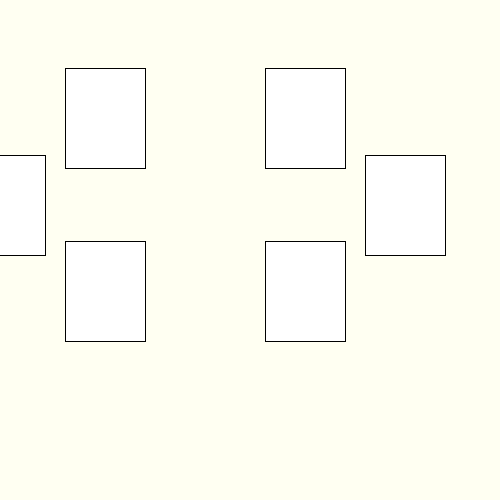
Frame 1 (no input)
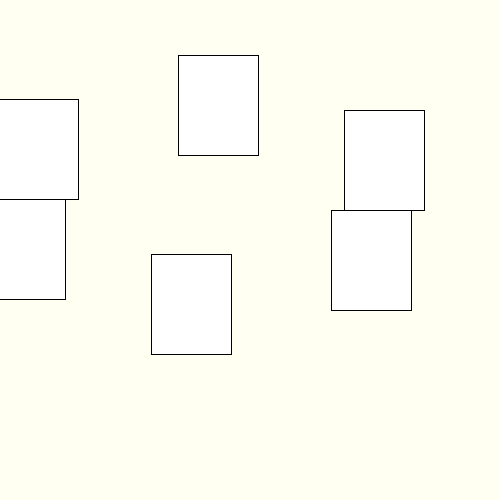
Frame 60 (the mouse pressed at the canvas centre just before this capture)
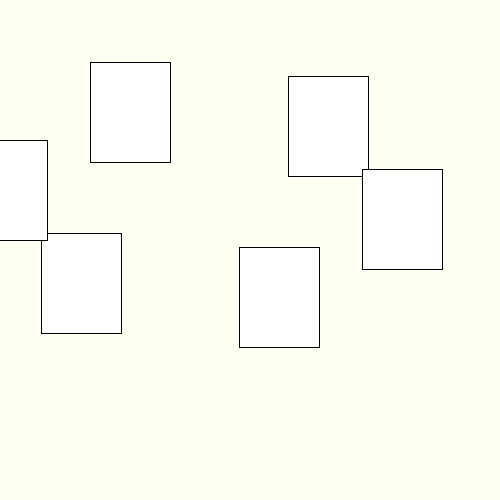
Frame 120 (the mouse held since frame 60 and released just before this capture)

The Processing sketch that drew these frames (run headless with seeded random() and noise(); from frame 60 on, the mouse is pressed at the canvas centre):

// Processing sketch: week12_1
// ── week12_1.pde
//week12-1好玩的程式設計 三角函數(卡牌旋轉 地鼠冒出來 有什麼用)
void setup(){//設定
  size(500, 500);//視窗大小
}
float a = 0;//angle角度
void draw() {//畫圖(每秒60張圖)
//Part 1 先劃出(小圈圈再繞大圈圈)了解cos(a)sin(a)
//float x = 205+cos(a)*200, y = 205+sin(a)*200;
//ellipse(x, y, 10, 10);//x座標cos(a) y座標sin(a)
//a+=0.01;//(angle角度)慢慢增加

 //Part 2 用 for迴圈 畫出 6個小圈圈在繞
background(#FFFFF2);//淡黃色
for (int i=0; i<6; i++){
 // float x = 205+cos(a+i*PI/3)*200, y = 205+sin(a+i*PI/3)*200;
 // ellipse(x, y, 10, 10);//小圓
 //Part 3 把小圈圈改成長方形
 float x = 205+cos(a+i*PI/3)*200, y = 205+sin(a+i*PI/3)*100;
 rect(x-40, y-50, 80, 100);//改成長方形,而且往上移一半,財部會歪掉
 }
 a+=0.01;//(angle角度)慢慢增加
 }

  
